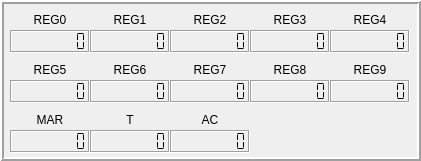
   <widget class="QFrame" name="MemFrame">
    <property name="geometry">
     <rect>
      <x>520</x>
      <y>560</y>
      <width>421</width>
      <height>161</height>
     </rect>
    </property>
    <property name="autoFillBackground">
     <bool>false</bool>
    </property>
    <property name="frameShape">
     <enum>QFrame::Box</enum>
    </property>
    <property name="frameShadow">
     <enum>QFrame::Raised</enum>
    </property>
    <property name="lineWidth">
     <number>2</number>
    </property>
    <widget class="QLabel" name="label_22">
     <property name="geometry">
      <rect>
       <x>170</x>
       <y>110</y>
       <width>80</width>
       <height>20</height>
      </rect>
     </property>
     <property name="text">
      <string>AC</string>
     </property>
     <property name="alignment">
      <set>Qt::AlignCenter</set>
     </property>
    </widget>
    <widget class="QLabel" name="label_16">
     <property name="geometry">
      <rect>
       <x>90</x>
       <y>60</y>
       <width>80</width>
       <height>20</height>
      </rect>
     </property>
     <property name="text">
      <string>REG6</string>
     </property>
     <property name="alignment">
      <set>Qt::AlignCenter</set>
     </property>
    </widget>
    <widget class="QLabel" name="label_14">
     <property name="geometry">
      <rect>
       <x>330</x>
       <y>10</y>
       <width>80</width>
       <height>20</height>
      </rect>
     </property>
     <property name="text">
      <string>REG4</string>
     </property>
     <property name="alignment">
      <set>Qt::AlignCenter</set>
     </property>
    </widget>
    <widget class="QLCDNumber" name="reg2">
     <property name="geometry">
      <rect>
       <x>170</x>
       <y>30</y>
       <width>80</width>
       <height>23</height>
      </rect>
     </property>
     <property name="layoutDirection">
      <enum>Qt::LeftToRight</enum>
     </property>
     <property name="autoFillBackground">
      <bool>true</bool>
     </property>
     <property name="frameShape">
      <enum>QFrame::Box</enum>
     </property>
     <property name="frameShadow">
      <enum>QFrame::Sunken</enum>
     </property>
     <property name="lineWidth">
      <number>1</number>
     </property>
     <property name="digitCount">
      <number>8</number>
     </property>
     <property name="mode">
      <enum>QLCDNumber::Hex</enum>
     </property>
     <property name="segmentStyle">
      <enum>QLCDNumber::Flat</enum>
     </property>
    </widget>
    <widget class="QLabel" name="label_20">
     <property name="geometry">
      <rect>
       <x>10</x>
       <y>110</y>
       <width>80</width>
       <height>20</height>
      </rect>
     </property>
     <property name="text">
      <string>MAR</string>
     </property>
     <property name="alignment">
      <set>Qt::AlignCenter</set>
     </property>
    </widget>
    <widget class="QLCDNumber" name="reg9">
     <property name="geometry">
      <rect>
       <x>330</x>
       <y>80</y>
       <width>80</width>
       <height>23</height>
      </rect>
     </property>
     <property name="layoutDirection">
      <enum>Qt::LeftToRight</enum>
     </property>
     <property name="autoFillBackground">
      <bool>true</bool>
     </property>
     <property name="frameShape">
      <enum>QFrame::Box</enum>
     </property>
     <property name="frameShadow">
      <enum>QFrame::Sunken</enum>
     </property>
     <property name="lineWidth">
      <number>1</number>
     </property>
     <property name="digitCount">
      <number>8</number>
     </property>
     <property name="mode">
      <enum>QLCDNumber::Hex</enum>
     </property>
     <property name="segmentStyle">
      <enum>QLCDNumber::Flat</enum>
     </property>
    </widget>
    <widget class="QLCDNumber" name="regT">
     <property name="geometry">
      <rect>
       <x>90</x>
       <y>130</y>
       <width>80</width>
       <height>23</height>
      </rect>
     </property>
     <property name="layoutDirection">
      <enum>Qt::LeftToRight</enum>
     </property>
     <property name="autoFillBackground">
      <bool>true</bool>
     </property>
     <property name="frameShape">
      <enum>QFrame::Box</enum>
     </property>
     <property name="frameShadow">
      <enum>QFrame::Sunken</enum>
     </property>
     <property name="lineWidth">
      <number>1</number>
     </property>
     <property name="digitCount">
      <number>8</number>
     </property>
     <property name="mode">
      <enum>QLCDNumber::Hex</enum>
     </property>
     <property name="segmentStyle">
      <enum>QLCDNumber::Flat</enum>
     </property>
    </widget>
    <widget class="QLCDNumber" name="reg1">
     <property name="geometry">
      <rect>
       <x>90</x>
       <y>30</y>
       <width>80</width>
       <height>23</height>
      </rect>
     </property>
     <property name="layoutDirection">
      <enum>Qt::LeftToRight</enum>
     </property>
     <property name="autoFillBackground">
      <bool>true</bool>
     </property>
     <property name="frameShape">
      <enum>QFrame::Box</enum>
     </property>
     <property name="frameShadow">
      <enum>QFrame::Sunken</enum>
     </property>
     <property name="lineWidth">
      <number>1</number>
     </property>
     <property name="digitCount">
      <number>8</number>
     </property>
     <property name="mode">
      <enum>QLCDNumber::Hex</enum>
     </property>
     <property name="segmentStyle">
      <enum>QLCDNumber::Flat</enum>
     </property>
    </widget>
    <widget class="QLCDNumber" name="reg3">
     <property name="geometry">
      <rect>
       <x>250</x>
       <y>30</y>
       <width>80</width>
       <height>23</height>
      </rect>
     </property>
     <property name="layoutDirection">
      <enum>Qt::LeftToRight</enum>
     </property>
     <property name="autoFillBackground">
      <bool>true</bool>
     </property>
     <property name="frameShape">
      <enum>QFrame::Box</enum>
     </property>
     <property name="frameShadow">
      <enum>QFrame::Sunken</enum>
     </property>
     <property name="lineWidth">
      <number>1</number>
     </property>
     <property name="digitCount">
      <number>8</number>
     </property>
     <property name="mode">
      <enum>QLCDNumber::Hex</enum>
     </property>
     <property name="segmentStyle">
      <enum>QLCDNumber::Flat</enum>
     </property>
    </widget>
    <widget class="QLCDNumber" name="regMAR">
     <property name="geometry">
      <rect>
       <x>10</x>
       <y>130</y>
       <width>80</width>
       <height>23</height>
      </rect>
     </property>
     <property name="layoutDirection">
      <enum>Qt::LeftToRight</enum>
     </property>
     <property name="autoFillBackground">
      <bool>true</bool>
     </property>
     <property name="frameShape">
      <enum>QFrame::Box</enum>
     </property>
     <property name="frameShadow">
      <enum>QFrame::Sunken</enum>
     </property>
     <property name="lineWidth">
      <number>1</number>
     </property>
     <property name="digitCount">
      <number>8</number>
     </property>
     <property name="mode">
      <enum>QLCDNumber::Hex</enum>
     </property>
     <property name="segmentStyle">
      <enum>QLCDNumber::Flat</enum>
     </property>
    </widget>
    <widget class="QLCDNumber" name="reg6">
     <property name="geometry">
      <rect>
       <x>90</x>
       <y>80</y>
       <width>80</width>
       <height>23</height>
      </rect>
     </property>
     <property name="layoutDirection">
      <enum>Qt::LeftToRight</enum>
     </property>
     <property name="autoFillBackground">
      <bool>true</bool>
     </property>
     <property name="frameShape">
      <enum>QFrame::Box</enum>
     </property>
     <property name="frameShadow">
      <enum>QFrame::Sunken</enum>
     </property>
     <property name="lineWidth">
      <number>1</number>
     </property>
     <property name="digitCount">
      <number>8</number>
     </property>
     <property name="mode">
      <enum>QLCDNumber::Hex</enum>
     </property>
     <property name="segmentStyle">
      <enum>QLCDNumber::Flat</enum>
     </property>
    </widget>
    <widget class="QLabel" name="label">
     <property name="geometry">
      <rect>
       <x>10</x>
       <y>10</y>
       <width>80</width>
       <height>20</height>
      </rect>
     </property>
     <property name="text">
      <string>REG0</string>
     </property>
     <property name="alignment">
      <set>Qt::AlignCenter</set>
     </property>
    </widget>
    <widget class="QLabel" name="label_19">
     <property name="geometry">
      <rect>
       <x>330</x>
       <y>60</y>
       <width>80</width>
       <height>20</height>
      </rect>
     </property>
     <property name="text">
      <string>REG9</string>
     </property>
     <property name="alignment">
      <set>Qt::AlignCenter</set>
     </property>
    </widget>
    <widget class="QLabel" name="label_4">
     <property name="geometry">
      <rect>
       <x>90</x>
       <y>10</y>
       <width>80</width>
       <height>20</height>
      </rect>
     </property>
     <property name="text">
      <string>REG1</string>
     </property>
     <property name="alignment">
      <set>Qt::AlignCenter</set>
     </property>
    </widget>
    <widget class="QLCDNumber" name="regAC">
     <property name="geometry">
      <rect>
       <x>170</x>
       <y>130</y>
       <width>80</width>
       <height>23</height>
      </rect>
     </property>
     <property name="font">
      <font>
       <italic>false</italic>
       <bold>false</bold>
       <underline>false</underline>
       <strikeout>false</strikeout>
      </font>
     </property>
     <property name="layoutDirection">
      <enum>Qt::LeftToRight</enum>
     </property>
     <property name="autoFillBackground">
      <bool>true</bool>
     </property>
     <property name="frameShape">
      <enum>QFrame::Box</enum>
     </property>
     <property name="frameShadow">
      <enum>QFrame::Sunken</enum>
     </property>
     <property name="lineWidth">
      <number>1</number>
     </property>
     <property name="digitCount">
      <number>8</number>
     </property>
     <property name="mode">
      <enum>QLCDNumber::Hex</enum>
     </property>
     <property name="segmentStyle">
      <enum>QLCDNumber::Flat</enum>
     </property>
    </widget>
    <widget class="QLCDNumber" name="reg5">
     <property name="geometry">
      <rect>
       <x>10</x>
       <y>80</y>
       <width>80</width>
       <height>23</height>
      </rect>
     </property>
     <property name="layoutDirection">
      <enum>Qt::LeftToRight</enum>
     </property>
     <property name="autoFillBackground">
      <bool>true</bool>
     </property>
     <property name="frameShape">
      <enum>QFrame::Box</enum>
     </property>
     <property name="frameShadow">
      <enum>QFrame::Sunken</enum>
     </property>
     <property name="lineWidth">
      <number>1</number>
     </property>
     <property name="digitCount">
      <number>8</number>
     </property>
     <property name="mode">
      <enum>QLCDNumber::Hex</enum>
     </property>
     <property name="segmentStyle">
      <enum>QLCDNumber::Flat</enum>
     </property>
    </widget>
    <widget class="QLabel" name="label_8">
     <property name="geometry">
      <rect>
       <x>170</x>
       <y>10</y>
       <width>80</width>
       <height>20</height>
      </rect>
     </property>
     <property name="font">
      <font>
       <stylestrategy>PreferDefault</stylestrategy>
      </font>
     </property>
     <property name="text">
      <string>REG2</string>
     </property>
     <property name="alignment">
      <set>Qt::AlignCenter</set>
     </property>
    </widget>
    <widget class="QLCDNumber" name="reg7">
     <property name="geometry">
      <rect>
       <x>170</x>
       <y>80</y>
       <width>80</width>
       <height>23</height>
      </rect>
     </property>
     <property name="layoutDirection">
      <enum>Qt::LeftToRight</enum>
     </property>
     <property name="autoFillBackground">
      <bool>true</bool>
     </property>
     <property name="frameShape">
      <enum>QFrame::Box</enum>
     </property>
     <property name="frameShadow">
      <enum>QFrame::Sunken</enum>
     </property>
     <property name="lineWidth">
      <number>1</number>
     </property>
     <property name="digitCount">
      <number>8</number>
     </property>
     <property name="mode">
      <enum>QLCDNumber::Hex</enum>
     </property>
     <property name="segmentStyle">
      <enum>QLCDNumber::Flat</enum>
     </property>
    </widget>
    <widget class="QLabel" name="label_17">
     <property name="geometry">
      <rect>
       <x>170</x>
       <y>60</y>
       <width>80</width>
       <height>20</height>
      </rect>
     </property>
     <property name="text">
      <string>REG7</string>
     </property>
     <property name="alignment">
      <set>Qt::AlignCenter</set>
     </property>
    </widget>
    <widget class="QLCDNumber" name="reg0">
     <property name="geometry">
      <rect>
       <x>10</x>
       <y>30</y>
       <width>80</width>
       <height>23</height>
      </rect>
     </property>
     <property name="layoutDirection">
      <enum>Qt::LeftToRight</enum>
     </property>
     <property name="autoFillBackground">
      <bool>true</bool>
     </property>
     <property name="frameShape">
      <enum>QFrame::Box</enum>
     </property>
     <property name="frameShadow">
      <enum>QFrame::Sunken</enum>
     </property>
     <property name="lineWidth">
      <number>1</number>
     </property>
     <property name="digitCount">
      <number>8</number>
     </property>
     <property name="mode">
      <enum>QLCDNumber::Hex</enum>
     </property>
     <property name="segmentStyle">
      <enum>QLCDNumber::Flat</enum>
     </property>
    </widget>
    <widget class="QLCDNumber" name="reg8">
     <property name="geometry">
      <rect>
       <x>250</x>
       <y>80</y>
       <width>80</width>
       <height>23</height>
      </rect>
     </property>
     <property name="layoutDirection">
      <enum>Qt::LeftToRight</enum>
     </property>
     <property name="autoFillBackground">
      <bool>true</bool>
     </property>
     <property name="frameShape">
      <enum>QFrame::Box</enum>
     </property>
     <property name="frameShadow">
      <enum>QFrame::Sunken</enum>
     </property>
     <property name="lineWidth">
      <number>1</number>
     </property>
     <property name="digitCount">
      <number>8</number>
     </property>
     <property name="mode">
      <enum>QLCDNumber::Hex</enum>
     </property>
     <property name="segmentStyle">
      <enum>QLCDNumber::Flat</enum>
     </property>
    </widget>
    <widget class="QLabel" name="label_13">
     <property name="geometry">
      <rect>
       <x>250</x>
       <y>10</y>
       <width>80</width>
       <height>20</height>
      </rect>
     </property>
     <property name="text">
      <string>REG3</string>
     </property>
     <property name="alignment">
      <set>Qt::AlignCenter</set>
     </property>
    </widget>
    <widget class="QLabel" name="label_15">
     <property name="geometry">
      <rect>
       <x>10</x>
       <y>60</y>
       <width>80</width>
       <height>20</height>
      </rect>
     </property>
     <property name="text">
      <string>REG5</string>
     </property>
     <property name="alignment">
      <set>Qt::AlignCenter</set>
     </property>
    </widget>
    <widget class="QLabel" name="label_18">
     <property name="geometry">
      <rect>
       <x>250</x>
       <y>60</y>
       <width>80</width>
       <height>20</height>
      </rect>
     </property>
     <property name="text">
      <string>REG8</string>
     </property>
     <property name="alignment">
      <set>Qt::AlignCenter</set>
     </property>
    </widget>
    <widget class="QLCDNumber" name="reg4">
     <property name="geometry">
      <rect>
       <x>330</x>
       <y>30</y>
       <width>80</width>
       <height>23</height>
      </rect>
     </property>
     <property name="layoutDirection">
      <enum>Qt::LeftToRight</enum>
     </property>
     <property name="autoFillBackground">
      <bool>true</bool>
     </property>
     <property name="frameShape">
      <enum>QFrame::Box</enum>
     </property>
     <property name="frameShadow">
      <enum>QFrame::Sunken</enum>
     </property>
     <property name="lineWidth">
      <number>1</number>
     </property>
     <property name="digitCount">
      <number>8</number>
     </property>
     <property name="mode">
      <enum>QLCDNumber::Hex</enum>
     </property>
     <property name="segmentStyle">
      <enum>QLCDNumber::Flat</enum>
     </property>
    </widget>
    <widget class="QLabel" name="label_21">
     <property name="geometry">
      <rect>
       <x>90</x>
       <y>110</y>
       <width>80</width>
       <height>20</height>
      </rect>
     </property>
     <property name="text">
      <string>T</string>
     </property>
     <property name="alignment">
      <set>Qt::AlignCenter</set>
     </property>
    </widget>
   </widget>
